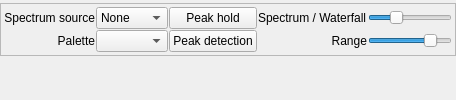
         <widget class="QWidget" name="tab">
          <attribute name="title">
           <string>Spectrum</string>
          </attribute>
          <layout class="QGridLayout" name="gridLayout_3">
           <property name="leftMargin">
            <number>0</number>
           </property>
           <property name="topMargin">
            <number>3</number>
           </property>
           <property name="rightMargin">
            <number>0</number>
           </property>
           <property name="bottomMargin">
            <number>3</number>
           </property>
           <property name="horizontalSpacing">
            <number>0</number>
           </property>
           <property name="verticalSpacing">
            <number>3</number>
           </property>
           <item row="0" column="0" colspan="2">
            <widget class="QFrame" name="frame">
             <property name="sizePolicy">
              <sizepolicy hsizetype="Minimum" vsizetype="Maximum">
               <horstretch>0</horstretch>
               <verstretch>0</verstretch>
              </sizepolicy>
             </property>
             <property name="frameShape">
              <enum>QFrame::StyledPanel</enum>
             </property>
             <property name="frameShadow">
              <enum>QFrame::Raised</enum>
             </property>
             <layout class="QGridLayout" name="gridLayout_6">
              <property name="leftMargin">
               <number>3</number>
              </property>
              <property name="topMargin">
               <number>3</number>
              </property>
              <property name="rightMargin">
               <number>3</number>
              </property>
              <property name="bottomMargin">
               <number>3</number>
              </property>
              <property name="spacing">
               <number>1</number>
              </property>
              <item row="0" column="1">
               <widget class="QComboBox" name="spectrumSourceCombo">
                <item>
                 <property name="text">
                  <string>None</string>
                 </property>
                </item>
               </widget>
              </item>
              <item row="0" column="3">
               <widget class="QLabel" name="label_3">
                <property name="text">
                 <string>Spectrum / Waterfall</string>
                </property>
               </widget>
              </item>
              <item row="0" column="0">
               <widget class="QLabel" name="label">
                <property name="text">
                 <string>Spectrum source</string>
                </property>
                <property name="alignment">
                 <set>Qt::AlignRight|Qt::AlignTrailing|Qt::AlignVCenter</set>
                </property>
               </widget>
              </item>
              <item row="1" column="4">
               <widget class="ctkRangeSlider" name="rangeSlider">
                <property name="minimum">
                 <number>-120</number>
                </property>
                <property name="maximum">
                 <number>30</number>
                </property>
                <property name="orientation">
                 <enum>Qt::Horizontal</enum>
                </property>
                <property name="minimumValue" stdset="0">
                 <number>-60</number>
                </property>
                <property name="maximumValue" stdset="0">
                 <number>-10</number>
                </property>
                <property name="minimumPosition" stdset="0">
                 <number>-60</number>
                </property>
               </widget>
              </item>
              <item row="1" column="0">
               <widget class="QLabel" name="label_2">
                <property name="text">
                 <string>Palette</string>
                </property>
                <property name="alignment">
                 <set>Qt::AlignRight|Qt::AlignTrailing|Qt::AlignVCenter</set>
                </property>
               </widget>
              </item>
              <item row="0" column="2">
               <widget class="QPushButton" name="peakHoldButton">
                <property name="text">
                 <string>Peak hold</string>
                </property>
                <property name="checkable">
                 <bool>true</bool>
                </property>
               </widget>
              </item>
              <item row="1" column="3">
               <widget class="QLabel" name="label_4">
                <property name="text">
                 <string>Range</string>
                </property>
                <property name="alignment">
                 <set>Qt::AlignRight|Qt::AlignTrailing|Qt::AlignVCenter</set>
                </property>
               </widget>
              </item>
              <item row="0" column="4">
               <widget class="QSlider" name="aspectSlider">
                <property name="maximum">
                 <number>100</number>
                </property>
                <property name="value">
                 <number>30</number>
                </property>
                <property name="orientation">
                 <enum>Qt::Horizontal</enum>
                </property>
               </widget>
              </item>
              <item row="1" column="2">
               <widget class="QPushButton" name="peakDetectionButton">
                <property name="text">
                 <string>Peak detection</string>
                </property>
                <property name="checkable">
                 <bool>true</bool>
                </property>
               </widget>
              </item>
              <item row="1" column="1">
               <widget class="QComboBox" name="paletteCombo">
                <property name="iconSize">
                 <size>
                  <width>64</width>
                  <height>20</height>
                 </size>
                </property>
               </widget>
              </item>
              <item row="0" column="5">
               <spacer name="horizontalSpacer_2">
                <property name="orientation">
                 <enum>Qt::Horizontal</enum>
                </property>
                <property name="sizeHint" stdset="0">
                 <size>
                  <width>0</width>
                  <height>20</height>
                 </size>
                </property>
               </spacer>
              </item>
             </layout>
            </widget>
           </item>
           <item row="1" column="0">
            <widget class="Waterfall" name="wfSpectrum"/>
           </item>
          </layout>
         </widget>
